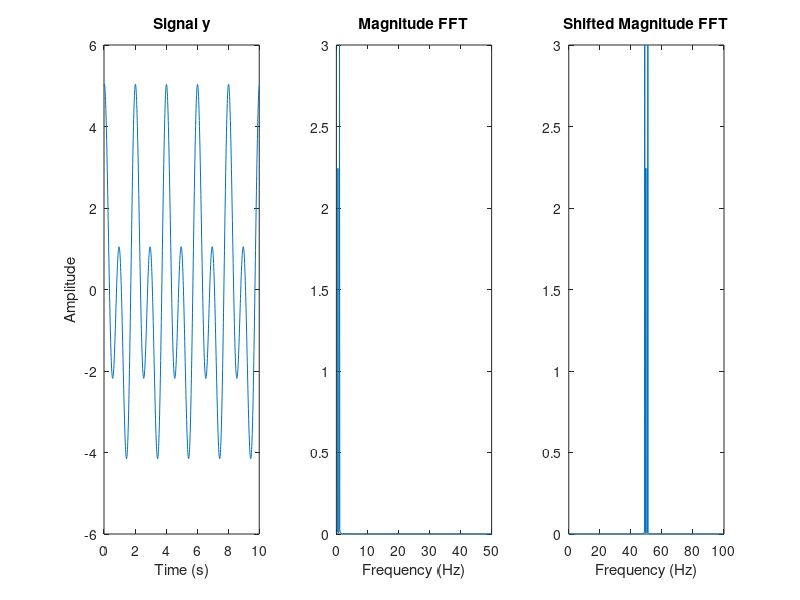
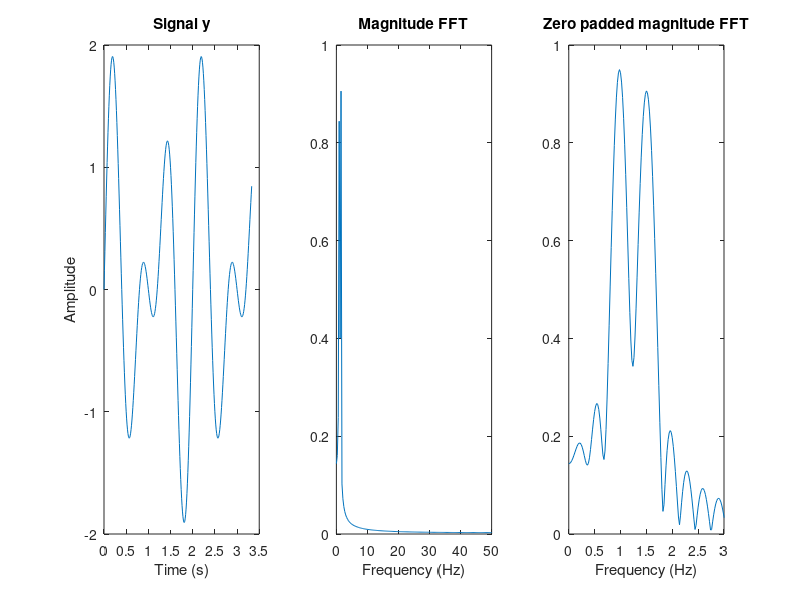

Here is the MATLAB script that generated these plots, in order:
% Esercizio 1

% Passo di campionamento 1 ogni 10ms, quindi 0.01s
samplingPeriod = 0.01;
samplingFrequency = 1 / samplingPeriod;

% Il periodo del segnale invece è di 2s
signalPeriod = 2;
signalFrequency = 1 / signalPeriod;

% Dobbiamo rappresentare il segnale per un tempo di 5 periodi del segnale
timeDomain = 0:samplingPeriod:(signalPeriod * 5);

% Calcoliamo il segnale del punto a)
y_a = sin(2 * pi * signalFrequency * timeDomain) + 2 * cos(2 * pi * signalFrequency * timeDomain);

% Calcoliamo il segnale del punto b)
y_b = 3 * cos(2 * pi * (signalFrequency * 2) * timeDomain);

% Calcoliamo il segnale somma dei segnali y_a e y_b
y = y_a + y_b;

% Rappresentiamo il segnale
figure('Name', 'Exercise 1.1-1.2');
subplot(1, 3, 1);
plot(timeDomain, y);
title('Signal y');
xlabel('Time (s)');
ylabel('Amplitude');

% Esercizio 2

% Calcoliamo la trasformata di Fourier del segnale y
yFFT = fft(y);

% Calcoliamo la magnitude del segnale y
yMagnitude = abs(yFFT / length(y));

% Calcoliamo il dominio delle frequenze sul quale è definito il segnale
frequencyDomain = (0:length(y) - 1) * (samplingFrequency / length(y));

% Rappresentiamo la magnitude
subplot(1, 3, 2);
plot(frequencyDomain, yMagnitude * 2);
title('Magnitude FFT');
xlabel('Frequency (Hz)');
xlim([0, samplingFrequency / 2]);

% Calcoliamo la shifted magnitude e la rappresentiamo
yMagnitudeShifted = abs(fftshift(yFFT) / length(y));
subplot(1, 3, 3);
plot(frequencyDomain, yMagnitudeShifted * 2);
title('Shifted Magnitude FFT');
xlabel('Frequency (Hz)');
xlim([0, samplingFrequency]);

% Esercizio 3
clear;

% Passo di campionamento 1 ogni 10ms, quindi 0.01s
samplingPeriod = 0.01;
samplingFrequency = 1 / samplingPeriod;

% La frequenza dei due segnali è 1Hz e 1.5Hz
signalFrequency1 = 1;
signalPeriod1 = 1 / signalFrequency1;
signalFrequency2 = 1.5;
signalPeriod2 = 1 / signalFrequency2;

% Usiamo lo stesso asse temporale del punto precedente
timeDomain = 0:samplingPeriod:signalPeriod2 * 5;

% Definiamo i due segnali singoli e quello totale
y1 = sin(2 * pi * signalFrequency1 * timeDomain);
y2 = sin(2 * pi * signalFrequency2 * timeDomain);
y = y1 + y2;

% Rappresentiamo il segnale totale
figure('Name', 'Exercise 1.3');
subplot(1, 3, 1);
plot(timeDomain, y);
title('Signal y');
xlabel('Time (s)');
ylabel('Amplitude');

% Ora calcoliamo e rappresentiamo la sua amplitude
yFFT = fft(y);
frequencyDomain = (0:length(y) - 1) * (samplingFrequency / length(y));
yMagnitude = abs(yFFT / length(y));

subplot(1, 3, 2);
plot(frequencyDomain, yMagnitude * 2);
title('Magnitude FFT');
xlabel('Frequency (Hz)');
xlim([0, samplingFrequency / 2]);
ylim([0, ceil(max(yMagnitude))]);

% Stessa cosa con zero padding
yFFT = fft(y, 5000);
frequencyDomain = (0:length(yFFT) - 1) * (samplingFrequency / length(yFFT));
yMagnitude = abs(yFFT / length(y));

subplot(1, 3, 3);
plot(frequencyDomain, yMagnitude * 2);
title('Zero padded magnitude FFT');
xlabel('Frequency (Hz)');
xlim([0, 3]);
